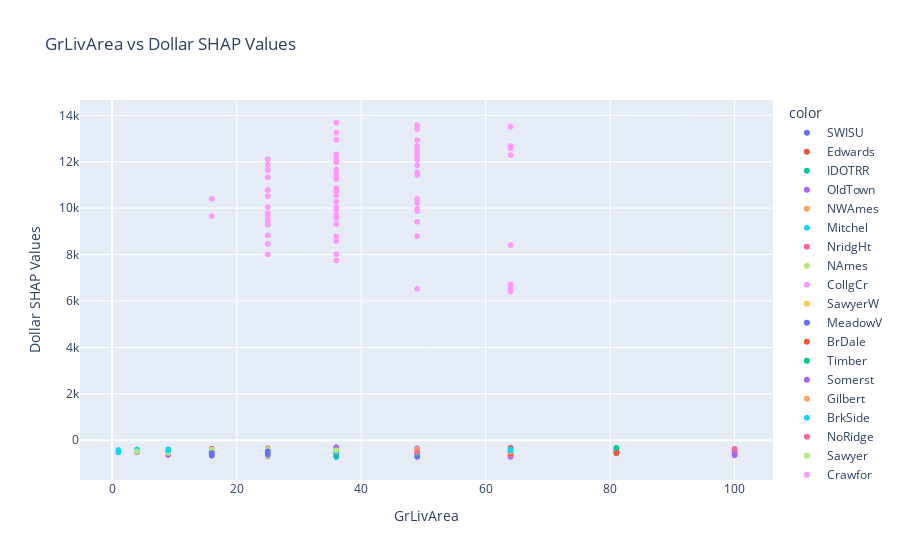

Write notebook code for a chart like this one.
### Code cell
fig = px.scatter(
    x=test.OverallQual, 
    y=shap_values_df.Neighborhood_Crawfor, 
    color = X.Neighborhood,
    labels={'x': 'GrLivArea', 'y': 'Dollar SHAP Values'},
    title='GrLivArea vs Dollar SHAP Values'
)

# Show the plot
fig.show()

### Figure 1 — Plotly figure (JSON) as saved in the notebook; plotly's stock layout.template omitted (floating-point values rounded to 4 significant figures; data arrays with more than 128 entries replaced by an {"elided": "..."} marker saying what was removed)
{"data": [{"hovertemplate": "color=SWISU<br>GrLivArea=%{x}<br>Dollar SHAP Values=%{y}<extra></extra>", "legendgroup": "SWISU", "marker": {"color": "#636efa", "symbol": "circle"}, "mode": "markers", "name": "SWISU", "showlegend": true, "type": "scattergl", "x": [36, 36, 25, 36, 25, 25, 36, 36, 49, 25, 49, 49, 36, 25, 36, 4, 36, 49, 49, 16, 25, 25, 25, 25, 36, 36, 25, 36, 16, 36, 25, 16, 25, 25, 25, 36, 25, 49], "xaxis": "x", "y": [-510.9, -661.0, -546.3, -388.3, -536.0, -535.6, -571.6, -486.1, -591.6, -626.5, -595.4, -564.8, -678.3, -509.2, -545.6, -475.5, -535.3, -630.5, -562.7, -515.8, -640.8, -521.8, -527.2, -555.1, -457.1, -514.9, -479.2, -659.2, -541.9, -538.8, -495.9, -587.1, -498.1, -466.2, -557.4, -507.3, -628.5, -372.6], "yaxis": "y"}, {"hovertemplate": "color=Edwards<br>GrLivArea=%{x}<br>Dollar SHAP Values=%{y}<extra></extra>", "legendgroup": "Edwards", "marker": {"color": "#EF553B", "symbol": "circle"}, "mode": "markers", "name": "Edwards", "showlegend": true, "type": "scattergl", "x": {"elided": "148 int values"}, "xaxis": "x", "y": {"elided": "148 float values"}, "yaxis": "y"}, {"hovertemplate": "color=IDOTRR<br>GrLivArea=%{x}<br>Dollar SHAP Values=%{y}<extra></extra>", "legendgroup": "IDOTRR", "marker": {"color": "#00cc96", "symbol": "circle"}, "mode": "markers", "name": "IDOTRR", "showlegend": true, "type": "scattergl", "x": [25, 16, 36, 16, 16, 16, 49, 36, 25, 36, 16, 25, 25, 36, 25, 36, 25, 16, 25, 36, 9, 4, 36, 25, 9, 16, 16, 36, 25, 16, 9, 25, 9, 36, 36, 36, 9, 16, 16, 36, 25, 36, 25, 16, 36, 36, 36, 16, 36, 49, 25, 25, 25, 49, 25, 36, 25, 4, 25, 16, 25, 36, 36, 36, 36], "xaxis": "x", "y": [-522.3, -499.3, -598.5, -523.1, -567.4, -424.6, -643.2, -470.0, -476.2, -568.9, -472.4, -552.5, -605.1, -576.9, -558.7, -470.7, -651.9, -532.3, -453.4, -651.8, -509.3, -515.3, -448.7, -419.6, -562.1, -451.3, -519.3, -501.1, -595.3, -512.6, -445.9, -524.2, -603.2, -517.6, -581.0, -567.7, -573.4, -538.3, -604.5, -557.6, -554.8, -696.1, -592.7, -443.9, -532.2, -478.2, -619.4, -540.6, -661.2, -652.6, -587.2, -537.3, -492.4, -615.6, -626.7, -481.9, -571.9, -516.0, -695.2, -527.7, -666.8, -483.2, -561.0, -529.6, -529.0], "yaxis": "y"}, {"hovertemplate": "color=OldTown<br>GrLivArea=%{x}<br>Dollar SHAP Values=%{y}<extra></extra>", "legendgroup": "OldTown", "marker": {"color": "#ab63fa", "symbol": "circle"}, "mode": "markers", "name": "OldTown", "showlegend": true, "type": "scattergl", "x": {"elided": "199 int values"}, "xaxis": "x", "y": {"elided": "199 float values"}, "yaxis": "y"}, {"hovertemplate": "color=NWAmes<br>GrLivArea=%{x}<br>Dollar SHAP Values=%{y}<extra></extra>", "legendgroup": "NWAmes", "marker": {"color": "#FFA15A", "symbol": "circle"}, "mode": "markers", "name": "NWAmes", "showlegend": true, "type": "scattergl", "x": [64, 36, 49, 36, 49, 36, 49, 49, 49, 36, 36, 49, 49, 49, 64, 49, 36, 49, 49, 25, 36, 36, 36, 25, 36, 49, 49, 49, 25, 36, 36, 36, 36, 36, 64, 36, 36, 36, 36, 49, 49, 49, 49, 36, 49, 36, 36, 49, 49, 49, 36, 36, 49, 49, 49, 49, 36, 25, 49, 36, 36, 49, 36, 36, 36, 36, 25, 36, 36, 36, 49, 49, 36, 36, 36, 49, 49, 64, 36, 49, 49, 36, 49, 36, 49, 49, 36, 49, 36, 25, 36, 49, 25, 49, 36, 36, 36, 25, 36, 36, 36, 49, 49, 36, 25, 36, 36, 49, 36, 49, 36, 25], "xaxis": "x", "y": [-523.2, -538.4, -530.0, -620.1, -630.2, -640.2, -560.3, -620.8, -510.9, -471.8, -460.4, -565.6, -510.0, -554.6, -404.8, -482.9, -562.2, -534.7, -525.3, -477.1, -538.7, -507.1, -508.7, -528.1, -503.7, -637.4, -599.6, -597.4, -538.1, -591.3, -510.5, -518.8, -551.2, -588.8, -548.8, -578.4, -579.4, -526.6, -503.9, -531.9, -565.5, -651.8, -659.5, -613.1, -607.6, -519.4, -601.5, -553.0, -473.1, -632.3, -503.8, -487.1, -492.6, -572.9, -586.6, -563.3, -609.8, -585.6, -568.2, -431.1, -492.1, -650.1, -531.2, -581.6, -510.5, -549.6, -560.6, -550.2, -590.5, -504.3, -636.1, -519.0, -559.3, -542.0, -548.4, -503.5, -523.4, -483.9, -526.0, -631.9, -595.6, -494.1, -493.5, -535.3, -550.5, -569.8, -604.3, -498.0, -488.6, -534.7, -501.4, -556.2, -478.2, -637.3, -599.8, -485.1, -491.8, -541.1, -541.6, -505.4, -513.6, -593.8, -523.1, -511.1, -501.7, -516.8, -522.1, -679.7, -427.4, -611.8, -477.9, -469.6], "yaxis": "y"}, {"hovertemplate": "color=Mitchel<br>GrLivArea=%{x}<br>Dollar SHAP Values=%{y}<extra></extra>", "legendgroup": "Mitchel", "marker": {"color": "#19d3f3", "symbol": "circle"}, "mode": "markers", "name": "Mitchel", "showlegend": true, "type": "scattergl", "x": [25, 25, 36, 36, 36, 16, 25, 25, 36, 16, 49, 64, 36, 16, 36, 36, 25, 25, 25, 36, 36, 36, 36, 36, 25, 36, 25, 25, 64, 25, 36, 25, 25, 25, 36, 36, 49, 49, 49, 36, 25, 25, 36, 36, 64, 25, 36, 25, 25, 25, 49, 25, 25, 36, 36, 25, 25, 16, 36, 36, 49, 25, 25, 25, 49, 25, 25, 25, 64, 25, 25, 36, 25, 9, 25, 25, 25, 49, 36, 1, 25, 49, 25, 25, 25, 25, 64, 36, 25, 25, 36, 36, 25, 25, 36, 25, 36, 49], "xaxis": "x", "y": [-521.2, -522.2, -458.8, -462.0, -538.3, -473.5, -532.1, -523.3, -515.7, -469.6, -399.2, -489.6, -367.3, -441.4, -502.0, -473.0, -433.6, -494.5, -465.7, -603.1, -342.8, -348.8, -472.2, -509.7, -599.3, -497.4, -586.9, -532.5, -484.9, -492.3, -391.2, -568.2, -527.1, -515.1, -526.5, -494.3, -457.1, -411.2, -559.4, -478.6, -476.6, -518.9, -477.9, -526.8, -546.0, -486.9, -492.4, -600.6, -606.8, -527.7, -497.6, -396.2, -520.7, -460.4, -476.3, -511.4, -477.9, -470.8, -349.4, -527.3, -573.8, -506.7, -503.6, -482.0, -471.8, -507.8, -458.9, -576.6, -544.2, -416.7, -534.1, -342.8, -466.1, -485.8, -451.1, -538.0, -518.8, -542.7, -382.2, -526.7, -451.6, -534.7, -522.8, -497.5, -599.9, -523.4, -542.8, -466.3, -390.2, -507.8, -547.0, -470.0, -425.8, -505.2, -597.3, -528.4, -493.2, -484.0], "yaxis": "y"}, {"hovertemplate": "color=NridgHt<br>GrLivArea=%{x}<br>Dollar SHAP Values=%{y}<extra></extra>", "legendgroup": "NridgHt", "marker": {"color": "#FF6692", "symbol": "circle"}, "mode": "markers", "name": "NridgHt", "showlegend": true, "type": "scattergl", "x": [64, 100, 100, 64, 36, 64, 49, 49, 81, 64, 49, 81, 36, 81, 64, 64, 49, 64, 64, 81, 81, 64, 49, 81, 81, 81, 81, 49, 64, 36, 49, 100, 81, 81, 64, 49, 64, 81, 100, 64, 81, 81, 64, 81, 81, 64, 64, 81, 64, 64, 49, 64, 64, 81, 64, 64, 64, 36, 36, 100, 64, 49, 49, 81, 64, 36, 64, 49, 81, 64, 64, 81, 64, 64, 81, 81, 64, 49, 100, 81, 81, 49, 81, 49, 64, 81, 64, 81, 64, 81, 64, 64, 49, 49, 100, 100, 64], "xaxis": "x", "y": [-463.6, -434.2, -419.0, -430.4, -411.1, -564.5, -455.2, -484.8, -421.5, -441.2, -498.0, -432.8, -411.6, -541.2, -448.7, -487.1, -401.9, -567.8, -440.6, -451.2, -453.6, -537.2, -426.9, -528.1, -464.5, -448.2, -461.9, -500.1, -596.7, -376.9, -444.0, -441.6, -473.6, -437.2, -435.4, -484.8, -416.8, -471.7, -409.9, -462.5, -452.3, -450.3, -467.5, -494.8, -465.2, -483.2, -503.4, -449.4, -443.8, -529.1, -401.9, -437.6, -509.0, -418.4, -441.2, -480.7, -546.6, -389.0, -505.6, -380.3, -472.5, -472.6, -449.0, -469.1, -554.9, -378.3, -532.3, -467.9, -512.3, -450.6, -426.0, -364.3, -474.0, -532.9, -510.8, -461.2, -583.3, -465.6, -442.7, -473.9, -411.8, -529.9, -403.0, -474.6, -581.7, -503.7, -521.1, -416.5, -605.1, -437.1, -467.9, -477.5, -473.8, -553.0, -384.1, -460.2, -540.3], "yaxis": "y"}, {"hovertemplate": "color=NAmes<br>GrLivArea=%{x}<br>Dollar SHAP Values=%{y}<extra></extra>", "legendgroup": "NAmes", "marker": {"color": "#B6E880", "symbol": "circle"}, "mode": "markers", "name": "NAmes", "showlegend": true, "type": "scattergl", "x": {"elided": "391 int values"}, "xaxis": "x", "y": {"elided": "391 float values"}, "yaxis": "y"}, {"hovertemplate": "color=CollgCr<br>GrLivArea=%{x}<br>Dollar SHAP Values=%{y}<extra></extra>", "legendgroup": "CollgCr", "marker": {"color": "#FF97FF", "symbol": "circle"}, "mode": "markers", "name": "CollgCr", "showlegend": true, "type": "scattergl", "x": {"elided": "226 int values"}, "xaxis": "x", "y": {"elided": "226 float values"}, "yaxis": "y"}, {"hovertemplate": "color=SawyerW<br>GrLivArea=%{x}<br>Dollar SHAP Values=%{y}<extra></extra>", "legendgroup": "SawyerW", "marker": {"color": "#FECB52", "symbol": "circle"}, "mode": "markers", "name": "SawyerW", "showlegend": true, "type": "scattergl", "x": [36, 49, 49, 36, 36, 49, 36, 36, 49, 36, 16, 36, 36, 49, 36, 49, 36, 49, 25, 49, 25, 49, 36, 49, 25, 36, 49, 49, 36, 36, 49, 49, 49, 49, 36, 49, 36, 49, 36, 36, 49, 36, 36, 49, 36, 36, 49, 49, 36, 49, 36, 36, 36, 64, 49, 49, 49, 25, 36, 49, 36, 36, 49, 25, 16, 49, 49, 36, 36, 49, 49, 36, 49, 36, 49, 36, 36, 49, 49, 49, 49, 49, 49, 49, 25, 36, 49, 25, 49, 36, 49, 36, 36, 64, 36, 36, 64, 64, 49, 36, 36, 49, 64], "xaxis": "x", "y": [-504.6, -541.9, -579.6, -474.8, -656.2, -473.8, -449.1, -555.7, -560.1, -473.9, -479.0, -492.7, -391.1, -460.9, -576.3, -524.0, -399.6, -551.5, -547.3, -458.8, -679.0, -466.1, -488.4, -536.9, -513.3, -482.2, -475.8, -596.7, -522.4, -564.9, -581.9, -518.8, -606.7, -533.1, -571.7, -494.2, -514.8, -454.3, -549.0, -499.1, -493.3, -481.9, -490.0, -494.8, -583.6, -504.1, -547.7, -527.4, -526.2, -600.1, -487.4, -459.8, -390.3, -519.4, -581.4, -400.5, -466.1, -514.4, -587.3, -579.3, -463.0, -637.8, -545.1, -493.2, -472.3, -528.2, -553.8, -502.1, -518.4, -555.5, -575.0, -509.5, -595.8, -512.7, -488.0, -441.6, -500.8, -499.1, -539.7, -541.6, -475.4, -436.8, -474.5, -510.8, -505.1, -483.1, -521.3, -467.2, -477.8, -508.2, -399.2, -377.0, -471.7, -454.4, -557.9, -405.0, -442.9, -463.1, -544.5, -428.7, -436.0, -560.8, -562.4], "yaxis": "y"}, {"hovertemplate": "color=MeadowV<br>GrLivArea=%{x}<br>Dollar SHAP Values=%{y}<extra></extra>", "legendgroup": "MeadowV", "marker": {"color": "#636efa", "symbol": "circle"}, "mode": "markers", "name": "MeadowV", "showlegend": true, "type": "scattergl", "x": [36, 16, 16, 16, 16, 25, 16, 25, 25, 16, 16, 25, 16, 16, 25, 16, 36, 16, 16, 16, 16, 16, 16, 25, 25, 25, 16, 16, 25, 16, 16, 16, 16, 16], "xaxis": "x", "y": [-499.1, -456.0, -435.4, -445.9, -446.8, -452.2, -513.4, -454.3, -475.0, -446.8, -509.0, -472.4, -478.3, -407.3, -553.5, -453.5, -485.3, -534.3, -423.7, -441.6, -460.3, -416.6, -461.6, -440.9, -485.4, -412.5, -477.8, -449.0, -488.7, -448.6, -450.1, -496.1, -469.2, -502.6], "yaxis": "y"}, {"hovertemplate": "color=BrDale<br>GrLivArea=%{x}<br>Dollar SHAP Values=%{y}<extra></extra>", "legendgroup": "BrDale", "marker": {"color": "#EF553B", "symbol": "circle"}, "mode": "markers", "name": "BrDale", "showlegend": true, "type": "scattergl", "x": [25, 36, 36, 25, 36, 36, 36, 25, 36, 36, 25, 36, 36, 36, 36, 36, 25, 36, 25, 36, 36, 36, 36, 25, 36, 36], "xaxis": "x", "y": [-478.8, -472.3, -460.0, -540.5, -444.0, -448.1, -462.4, -473.4, -493.9, -461.7, -503.7, -451.3, -435.2, -546.8, -450.4, -473.4, -501.2, -574.6, -483.4, -547.0, -518.5, -515.4, -481.0, -533.8, -512.2, -451.8], "yaxis": "y"}, {"hovertemplate": "color=Timber<br>GrLivArea=%{x}<br>Dollar SHAP Values=%{y}<extra></extra>", "legendgroup": "Timber", "marker": {"color": "#00cc96", "symbol": "circle"}, "mode": "markers", "name": "Timber", "showlegend": true, "type": "scattergl", "x": [64, 49, 64, 64, 64, 36, 49, 64, 81, 36, 81, 64, 81, 49, 64, 36, 49, 81, 36, 25, 64, 36, 36, 64, 64, 36, 64, 49, 49, 64, 49, 64, 36, 49, 49, 64, 25, 25, 36, 81, 49, 81, 25, 36, 49, 25, 25, 64], "xaxis": "x", "y": [-512.7, -498.8, -394.1, -510.7, -479.1, -504.0, -501.1, -442.3, -526.4, -439.1, -414.0, -390.0, -455.2, -536.5, -418.9, -592.9, -404.7, -446.0, -472.6, -501.6, -491.3, -505.1, -456.9, -476.9, -596.8, -531.2, -462.5, -567.3, -569.3, -598.7, -449.0, -483.5, -560.8, -423.5, -571.7, -501.4, -580.0, -385.9, -502.5, -412.3, -522.9, -416.5, -556.8, -413.3, -552.4, -555.9, -513.8, -502.5], "yaxis": "y"}, {"hovertemplate": "color=Somerst<br>GrLivArea=%{x}<br>Dollar SHAP Values=%{y}<extra></extra>", "legendgroup": "Somerst", "marker": {"color": "#ab63fa", "symbol": "circle"}, "mode": "markers", "name": "Somerst", "showlegend": true, "type": "scattergl", "x": [36, 64, 36, 81, 64, 64, 49, 49, 49, 81, 49, 49, 64, 64, 49, 49, 36, 49, 64, 64, 49, 64, 64, 49, 49, 36, 81, 36, 49, 100, 64, 36, 36, 49, 64, 64, 64, 49, 49, 49, 49, 49, 49, 64, 64, 49, 49, 64, 49, 36, 64, 36, 64, 64, 64, 64, 49, 49, 64, 49, 64, 49, 81, 36, 36, 49, 64, 49, 49, 49, 49, 64, 36, 64, 49, 64, 64, 81, 64, 64, 36, 49, 49, 36, 49, 49, 49, 64, 49, 49, 36, 49, 49, 64, 49, 64, 100, 49, 64, 36, 64, 81, 36, 64, 49, 81, 49, 49, 64, 49, 49, 49], "xaxis": "x", "y": [-413.1, -390.3, -415.6, -382.5, -460.2, -467.0, -373.6, -553.5, -392.8, -355.1, -434.7, -402.9, -523.3, -482.0, -451.7, -507.7, -355.6, -402.5, -548.6, -537.5, -357.2, -400.6, -553.7, -401.6, -362.8, -543.0, -353.4, -539.3, -467.5, -461.0, -525.7, -425.1, -412.0, -366.3, -479.1, -538.2, -484.8, -406.6, -421.0, -486.8, -505.6, -479.1, -434.5, -447.4, -425.9, -467.4, -427.7, -510.2, -362.5, -304.3, -473.5, -411.9, -474.3, -525.4, -507.4, -406.7, -512.6, -516.1, -396.8, -519.0, -461.7, -469.1, -372.5, -432.1, -453.2, -392.8, -425.9, -476.1, -426.2, -436.8, -567.3, -480.1, -434.3, -435.8, -379.1, -518.9, -499.6, -438.0, -420.6, -469.0, -457.5, -444.3, -353.9, -434.3, -466.2, -437.9, -374.8, -382.8, -479.4, -404.8, -355.6, -371.2, -516.2, -463.9, -420.5, -511.2, -465.8, -490.7, -413.1, -397.4, -562.4, -332.1, -360.0, -464.4, -392.8, -486.2, -461.6, -413.1, -468.0, -386.6, -396.3, -394.2], "yaxis": "y"}, {"hovertemplate": "color=Gilbert<br>GrLivArea=%{x}<br>Dollar SHAP Values=%{y}<extra></extra>", "legendgroup": "Gilbert", "marker": {"color": "#FFA15A", "symbol": "circle"}, "mode": "markers", "name": "Gilbert", "showlegend": true, "type": "scattergl", "x": [36, 49, 49, 36, 49, 36, 49, 36, 49, 36, 49, 36, 25, 49, 64, 25, 36, 49, 81, 64, 49, 49, 36, 36, 36, 49, 49, 36, 36, 36, 49, 36, 36, 36, 49, 49, 36, 36, 36, 64, 36, 36, 36, 36, 49, 36, 36, 49, 36, 49, 49, 36, 36, 49, 49, 49, 36, 36, 36, 49, 49, 36, 49, 16, 49, 49, 64, 49, 36, 36, 36, 36, 64, 49, 49, 49, 36, 36, 49, 36, 25, 49, 36, 36, 36, 49, 36, 36, 49, 49, 49, 36, 36, 25, 49, 36, 49, 36, 36, 36, 49, 64, 49, 36, 64, 49, 49, 36, 49, 36, 36, 49, 49, 25, 49, 36, 49, 36, 36, 49, 49, 49, 49, 64, 49, 49, 36, 36], "xaxis": "x", "y": [-497.9, -637.9, -559.4, -533.8, -598.5, -576.2, -514.8, -535.8, -614.4, -590.1, -591.1, -495.1, -509.0, -500.1, -555.5, -499.4, -590.4, -571.1, -472.6, -553.1, -564.2, -465.9, -570.0, -512.0, -492.7, -547.7, -485.3, -535.4, -524.8, -494.1, -543.8, -552.0, -570.7, -475.1, -497.7, -492.7, -608.0, -512.1, -551.8, -551.4, -543.8, -596.3, -579.1, -575.8, -443.7, -500.0, -585.7, -538.8, -524.4, -560.6, -516.8, -550.4, -573.8, -540.3, -536.5, -622.0, -515.5, -589.3, -556.4, -501.3, -594.8, -499.8, -618.2, -526.3, -607.3, -619.2, -544.0, -598.3, -506.8, -526.1, -507.3, -574.6, -569.3, -586.6, -585.6, -537.8, -545.9, -577.5, -524.6, -519.5, -475.8, -612.8, -570.7, -576.2, -528.3, -618.2, -626.9, -660.6, -607.3, -512.5, -536.5, -543.2, -557.1, -613.8, -560.8, -531.3, -554.7, -555.8, -533.5, -549.8, -580.8, -573.2, -551.6, -579.5, -542.3, -597.0, -535.3, -496.0, -601.3, -513.6, -554.3, -608.1, -580.9, -522.6, -602.4, -561.1, -513.6, -465.3, -491.2, -548.7, -595.9, -615.3, -597.4, -556.6, -540.4, -603.4, -567.2, -536.5], "yaxis": "y"}, {"hovertemplate": "color=BrkSide<br>GrLivArea=%{x}<br>Dollar SHAP Values=%{y}<extra></extra>", "legendgroup": "BrkSide", "marker": {"color": "#19d3f3", "symbol": "circle"}, "mode": "markers", "name": "BrkSide", "showlegend": true, "type": "scattergl", "x": [36, 36, 36, 25, 25, 36, 25, 9, 36, 49, 36, 25, 36, 36, 25, 36, 25, 25, 16, 25, 16, 25, 25, 36, 16, 25, 36, 36, 25, 36, 16, 1, 36, 49, 36, 36, 25, 25, 25, 16, 36, 25, 25, 25, 25, 49, 25, 25, 36, 25, 25, 36, 9, 36, 36, 25, 25, 36, 49, 9, 25, 16, 25, 25, 25, 49, 36, 36, 16, 36, 25, 25, 49, 36, 25, 16, 36, 25, 25, 36, 9, 4, 25, 16, 16, 16, 25, 9, 25, 36, 36, 25, 25, 25, 36], "xaxis": "x", "y": [-726.1, -528.2, -676.8, -408.3, -500.3, -734.6, -520.2, -435.4, -519.1, -466.9, -511.7, -596.2, -570.9, -526.7, -497.5, -504.7, -526.9, -459.4, -478.7, -485.5, -490.6, -464.9, -516.0, -676.1, -425.1, -538.8, -493.5, -547.2, -597.7, -510.7, -443.7, -422.3, -658.1, -585.6, -542.1, -518.0, -533.1, -516.5, -497.4, -512.6, -522.9, -456.1, -506.4, -447.9, -428.2, -539.7, -465.5, -533.4, -494.0, -465.8, -576.3, -627.9, -426.9, -523.1, -488.3, -513.1, -597.1, -502.1, -638.4, -441.8, -541.6, -460.4, -469.8, -420.8, -528.5, -518.3, -543.6, -611.2, -460.7, -520.5, -471.5, -549.5, -663.8, -537.5, -521.0, -512.7, -437.1, -517.8, -492.4, -543.6, -433.9, -399.7, -612.6, -468.4, -555.0, -506.3, -514.6, -390.9, -476.6, -536.2, -481.1, -558.3, -594.5, -575.2, -517.7], "yaxis": "y"}, {"hovertemplate": "color=NoRidge<br>GrLivArea=%{x}<br>Dollar SHAP Values=%{y}<extra></extra>", "legendgroup": "NoRidge", "marker": {"color": "#FF6692", "symbol": "circle"}, "mode": "markers", "name": "NoRidge", "showlegend": true, "type": "scattergl", "x": [81, 49, 64, 64, 64, 49, 64, 64, 64, 64, 64, 49, 64, 64, 64, 49, 49, 64, 81, 64, 64, 64, 64, 49, 64, 64, 100, 64, 64, 64, 64, 64, 64, 64, 81, 100, 49, 49, 81, 64, 64, 64, 49, 81, 64, 64, 64, 100, 49, 64, 64, 49, 64, 49, 64, 64, 49, 49, 64, 64, 64], "xaxis": "x", "y": [-483.3, -560.5, -481.7, -376.7, -501.7, -475.1, -514.5, -485.3, -488.5, -444.5, -487.1, -519.8, -456.0, -591.9, -555.2, -453.6, -453.1, -489.3, -428.1, -448.0, -460.7, -444.3, -564.7, -516.3, -484.7, -621.4, -380.4, -471.7, -436.1, -471.8, -433.0, -493.9, -489.9, -484.7, -504.0, -369.8, -529.9, -580.8, -463.2, -577.6, -491.8, -456.3, -503.0, -515.3, -495.2, -531.4, -455.3, -370.0, -477.2, -470.8, -502.5, -506.4, -416.9, -459.1, -441.8, -389.3, -466.3, -522.7, -494.4, -444.2, -550.5], "yaxis": "y"}, {"hovertemplate": "color=Sawyer<br>GrLivArea=%{x}<br>Dollar SHAP Values=%{y}<extra></extra>", "legendgroup": "Sawyer", "marker": {"color": "#B6E880", "symbol": "circle"}, "mode": "markers", "name": "Sawyer", "showlegend": true, "type": "scattergl", "x": {"elided": "132 int values"}, "xaxis": "x", "y": {"elided": "132 float values"}, "yaxis": "y"}, {"hovertemplate": "color=Crawfor<br>GrLivArea=%{x}<br>Dollar SHAP Values=%{y}<extra></extra>", "legendgroup": "Crawfor", "marker": {"color": "#FF97FF", "symbol": "circle"}, "mode": "markers", "name": "Crawfor", "showlegend": true, "type": "scattergl", "x": [36, 25, 36, 49, 49, 36, 49, 49, 36, 36, 49, 25, 25, 25, 64, 25, 64, 25, 36, 49, 64, 36, 64, 49, 25, 36, 25, 49, 49, 36, 36, 36, 25, 49, 25, 49, 36, 36, 36, 36, 36, 25, 25, 64, 36, 36, 36, 49, 64, 49, 64, 25, 36, 36, 36, 16, 49, 36, 49, 49, 36, 36, 36, 25, 49, 64, 49, 49, 16, 36, 25, 49, 36, 49, 25], "xaxis": "x", "y": [10550.0, 11870.0, 11250.0, 8786.0, 12930.0, 10280.0, 9869.0, 12330.0, 10030.0, 8782.0, 11430.0, 11640.0, 9771.0, 10780.0, 12580.0, 9704.0, 12290.0, 9285.0, 7746.0, 11430.0, 12680.0, 13680.0, 13510.0, 12090.0, 8826.0, 9584.0, 10040.0, 12470.0, 11550.0, 12950.0, 11670.0, 11410.0, 8459.0, 9414.0, 9496.0, 6524.0, 12320.0, 11470.0, 13250.0, 12090.0, 9311.0, 12110.0, 10520.0, 6712.0, 12160.0, 12950.0, 11480.0, 11840.0, 8410.0, 9967.0, 6524.0, 11320.0, 12960.0, 10740.0, 8582.0, 9655.0, 12510.0, 11980.0, 13570.0, 10390.0, 9922.0, 8010.0, 9692.0, 11330.0, 9958.0, 6406.0, 12680.0, 13410.0, 10400.0, 9583.0, 8010.0, 12230.0, 10860.0, 10230.0, 9401.0], "yaxis": "y"}, {"hovertemplate": "color=Greens<br>GrLivArea=%{x}<br>Dollar SHAP Values=%{y}<extra></extra>", "legendgroup": "Greens", "marker": {"color": "#FECB52", "symbol": "circle"}, "mode": "markers", "name": "Greens", "showlegend": true, "type": "scattergl", "x": [64, 64, 64, 64, 64, 64, 64, 64], "xaxis": "x", "y": [-413.5, -407.6, -417.5, -421.0, -427.9, -427.9, -411.4, -383.4], "yaxis": "y"}, {"hovertemplate": "color=ClearCr<br>GrLivArea=%{x}<br>Dollar SHAP Values=%{y}<extra></extra>", "legendgroup": "ClearCr", "marker": {"color": "#636efa", "symbol": "circle"}, "mode": "markers", "name": "ClearCr", "showlegend": true, "type": "scattergl", "x": [36, 25, 25, 36, 36, 36, 49, 36, 36, 49, 16, 49, 49, 36, 49, 49, 49, 49, 64, 36, 25, 16, 49, 25, 49, 49, 36, 36, 49, 36, 36], "xaxis": "x", "y": [-429.7, -545.7, -486.1, -518.6, -623.7, -669.6, -489.7, -551.9, -464.9, -688.9, -554.8, -490.8, -536.5, -485.2, -436.8, -477.8, -502.8, -478.7, -471.1, -459.3, -619.5, -639.8, -589.8, -518.3, -484.7, -455.4, -507.3, -442.2, -475.7, -514.7, -420.8], "yaxis": "y"}, {"hovertemplate": "color=StoneBr<br>GrLivArea=%{x}<br>Dollar SHAP Values=%{y}<extra></extra>", "legendgroup": "StoneBr", "marker": {"color": "#EF553B", "symbol": "circle"}, "mode": "markers", "name": "StoneBr", "showlegend": true, "type": "scattergl", "x": [64, 49, 64, 64, 81, 81, 49, 64, 81, 64, 64, 64, 64, 64, 64, 81, 64, 64, 81, 64, 64, 64, 81, 64, 64, 64, 64, 64, 64, 81, 64, 49, 64], "xaxis": "x", "y": [-376.5, -460.9, -393.3, -365.9, -442.8, -492.3, -488.1, -408.0, -568.9, -348.3, -328.8, -424.7, -327.9, -424.3, -410.3, -479.1, -391.7, -559.1, -450.4, -388.6, -422.2, -558.5, -433.1, -535.8, -410.3, -413.6, -413.3, -331.2, -411.6, -394.3, -472.0, -478.1, -420.4], "yaxis": "y"}, {"hovertemplate": "color=Veenker<br>GrLivArea=%{x}<br>Dollar SHAP Values=%{y}<extra></extra>", "legendgroup": "Veenker", "marker": {"color": "#00cc96", "symbol": "circle"}, "mode": "markers", "name": "Veenker", "showlegend": true, "type": "scattergl", "x": [64, 64, 81, 36, 36, 36, 49, 64, 36, 49, 64, 64, 36, 64, 49, 64, 49, 64, 64, 49], "xaxis": "x", "y": [-440.1, -457.2, -333.7, -648.6, -531.3, -433.2, -452.1, -413.5, -463.5, -570.9, -448.9, -410.3, -497.0, -481.6, -501.7, -408.9, -487.8, -430.6, -424.1, -538.6], "yaxis": "y"}, {"hovertemplate": "color=NPkVill<br>GrLivArea=%{x}<br>Dollar SHAP Values=%{y}<extra></extra>", "legendgroup": "NPkVill", "marker": {"color": "#ab63fa", "symbol": "circle"}, "mode": "markers", "name": "NPkVill", "showlegend": true, "type": "scattergl", "x": [36, 36, 36, 49, 36, 36, 36, 36, 49, 36, 36, 36, 49, 49, 49, 36, 36, 36, 49, 36, 36, 36], "xaxis": "x", "y": [-427.3, -472.6, -486.8, -444.6, -503.7, -519.7, -503.3, -501.4, -399.4, -482.5, -529.0, -411.2, -458.4, -436.9, -458.9, -419.4, -500.4, -522.4, -521.5, -524.8, -468.3, -418.1], "yaxis": "y"}, {"hovertemplate": "color=Blmngtn<br>GrLivArea=%{x}<br>Dollar SHAP Values=%{y}<extra></extra>", "legendgroup": "Blmngtn", "marker": {"color": "#FFA15A", "symbol": "circle"}, "mode": "markers", "name": "Blmngtn", "showlegend": true, "type": "scattergl", "x": [49, 49, 64, 64, 49, 49, 49, 49, 49, 49, 49, 49, 49, 49, 64, 49, 49, 49, 49], "xaxis": "x", "y": [-412.8, -413.4, -506.5, -460.4, -486.6, -473.8, -503.4, -397.9, -503.4, -441.6, -429.7, -471.9, -443.1, -462.0, -456.3, -503.4, -461.8, -429.7, -506.5], "yaxis": "y"}, {"hovertemplate": "color=Blueste<br>GrLivArea=%{x}<br>Dollar SHAP Values=%{y}<extra></extra>", "legendgroup": "Blueste", "marker": {"color": "#19d3f3", "symbol": "circle"}, "mode": "markers", "name": "Blueste", "showlegend": true, "type": "scattergl", "x": [36, 36, 36, 36, 64, 64, 36, 64, 36, 36], "xaxis": "x", "y": [-455.3, -430.9, -436.7, -458.8, -442.1, -405.8, -439.5, -396.5, -460.5, -494.4], "yaxis": "y"}, {"hovertemplate": "color=GrnHill<br>GrLivArea=%{x}<br>Dollar SHAP Values=%{y}<extra></extra>", "legendgroup": "GrnHill", "marker": {"color": "#FF6692", "symbol": "circle"}, "mode": "markers", "name": "GrnHill", "showlegend": true, "type": "scattergl", "x": [49], "xaxis": "x", "y": [-505.3], "yaxis": "y"}, {"hovertemplate": "color=Landmrk<br>GrLivArea=%{x}<br>Dollar SHAP Values=%{y}<extra></extra>", "legendgroup": "Landmrk", "marker": {"color": "#B6E880", "symbol": "circle"}, "mode": "markers", "name": "Landmrk", "showlegend": true, "type": "scattergl", "x": [36], "xaxis": "x", "y": [-429.9], "yaxis": "y"}], "layout": {"legend": {"title": {"text": "color"}, "tracegroupgap": 0}, "title": {"text": "GrLivArea vs Dollar SHAP Values"}, "xaxis": {"anchor": "y", "domain": [0, 1], "title": {"text": "GrLivArea"}}, "yaxis": {"anchor": "x", "domain": [0, 1], "title": {"text": "Dollar SHAP Values"}}}}
